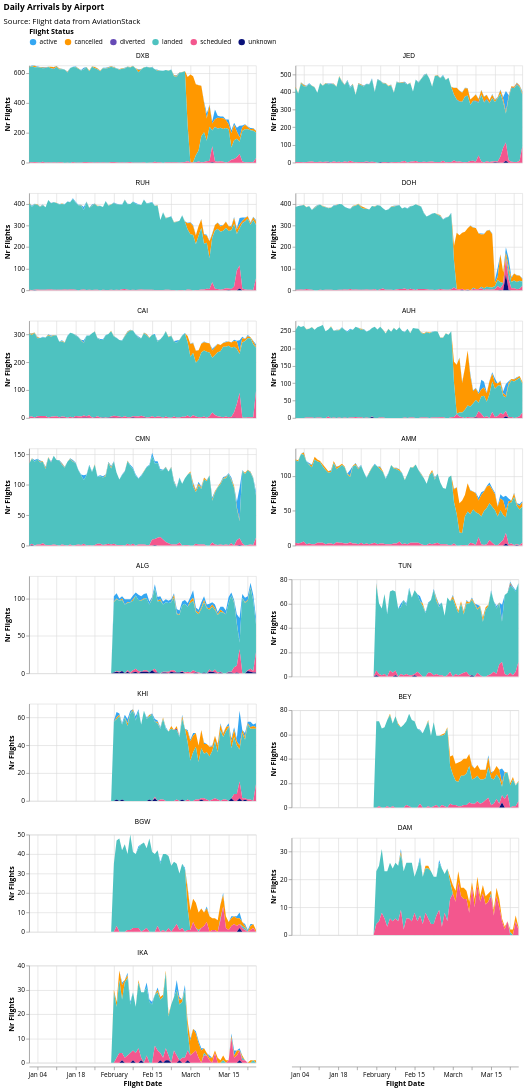

The notebook cell saved with this chart:
### Markdown cell above
### Daily Number of Flights by Flight Status

### Code cell
arrivals_exploded["flight_date"] = pd.to_datetime(arrivals_exploded["flight_date"])

df = (
    arrivals_exploded.groupby(["flight_date", "flight_status", "iata_arr"])
    .size()
    .reset_index(name="count")
)
df.to_csv('../../data/aviation/processed/arrivals_daily_airport.csv')
get_area_plot_by_airport(
    df,
    airports=airports,
    airport_col="iata_arr",
    title="Daily Arrivals by Airport",
    source_text="Source: Flight data from AviationStack",
)

### Figure 1 — Vega-Lite specification as saved in the notebook (floating-point values rounded to 4 significant figures; data arrays with more than 128 entries replaced by an {"elided": "..."} marker saying what was removed)
{"config": {"view": {"continuousWidth": 300, "continuousHeight": 300}, "axis": {"labelFont": "Open Sans", "titleFont": "Open Sans"}, "legend": {"labelFont": "Open Sans", "titleFont": "Open Sans"}, "title": {"anchor": "start", "font": "Open Sans", "subtitleFont": "Open Sans"}}, "data": {"name": "data-42d6a0b4d860cac41deb857bd1bdbaae"}, "facet": {"field": "iata_arr", "sort": ["DXB", "JED", "RUH", "DOH", "CAI", "AUH", "CMN", "AMM", "ALG", "TUN", "KHI", "BEY", "BGW", "DAM", "IKA"], "title": null, "type": "nominal"}, "spec": {"layer": [{"mark": {"type": "area"}, "encoding": {"color": {"field": "flight_status", "legend": {"direction": "horizontal", "offset": 10, "orient": "top", "titleAnchor": "start"}, "scale": {"range": ["#34A7F2", "#FF9800", "#664AB6", "#4EC2C0", "#F3578E", "#081079", "#0C7C68", "#DDDA21"]}, "title": "Flight Status", "type": "nominal"}, "tooltip": [{"field": "flight_date", "title": "Flight Date", "type": "temporal"}, {"field": "flight_status", "title": "Status", "type": "nominal"}, {"field": "count", "title": "Flights", "type": "quantitative"}], "x": {"field": "flight_date", "title": "Flight Date", "type": "temporal"}, "y": {"field": "count", "stack": "zero", "title": "Nr Flights", "type": "quantitative"}}}], "height": 150, "width": 350}, "columns": 2, "resolve": {"scale": {"y": "independent"}}, "title": {"text": "Daily Arrivals by Airport", "subtitle": "Source: Flight data from AviationStack", "subtitlePadding": 10}, "$schema": "https://vega.github.io/schema/vega-lite/v5.20.1.json", "datasets": {"data-42d6a0b4d860cac41deb857bd1bdbaae": {"elided": "6972 records"}}}
